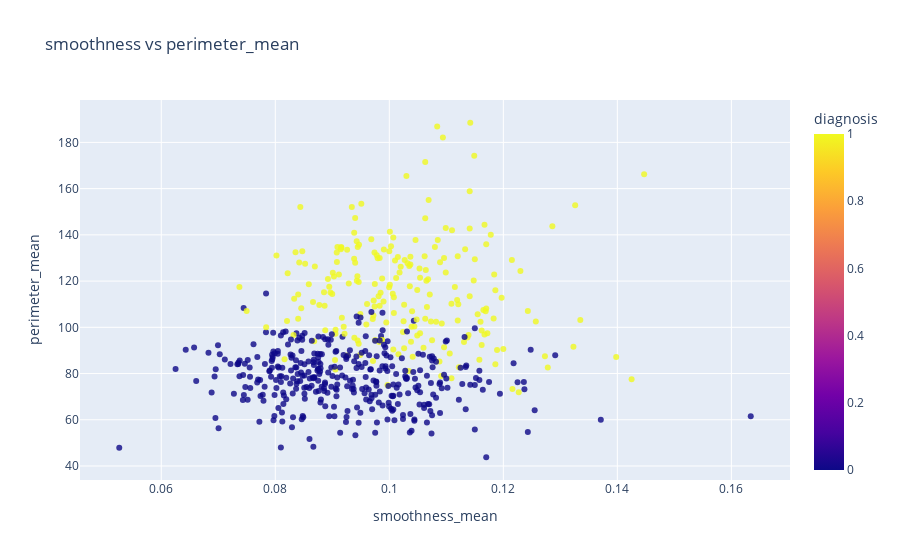

The notebook cell saved with this chart:
### Code cell
px.scatter(df, x="smoothness_mean", y="perimeter_mean", color = "diagnosis", opacity=.8, title = "smoothness vs perimeter_mean")

### Figure 1 — Plotly figure (JSON) as saved in the notebook; plotly's stock layout.template omitted (floating-point values rounded to 4 significant figures; data arrays with more than 128 entries replaced by an {"elided": "..."} marker saying what was removed)
{"data": [{"hovertemplate": "smoothness_mean=%{x}<br>perimeter_mean=%{y}<br>diagnosis=%{marker.color}<extra></extra>", "legendgroup": "", "marker": {"color": {"elided": "569 int values"}, "coloraxis": "coloraxis", "opacity": 0.8, "symbol": "circle"}, "mode": "markers", "name": "", "orientation": "v", "showlegend": false, "type": "scatter", "x": {"elided": "569 float values"}, "xaxis": "x", "y": {"elided": "569 float values"}, "yaxis": "y"}], "layout": {"coloraxis": {"colorbar": {"title": {"text": "diagnosis"}}, "colorscale": [[0, "#0d0887"], [0.1111, "#46039f"], [0.2222, "#7201a8"], [0.3333, "#9c179e"], [0.4444, "#bd3786"], [0.5556, "#d8576b"], [0.6667, "#ed7953"], [0.7778, "#fb9f3a"], [0.8889, "#fdca26"], [1, "#f0f921"]]}, "legend": {"tracegroupgap": 0}, "title": {"text": "smoothness vs perimeter_mean"}, "xaxis": {"anchor": "y", "domain": [0, 1], "title": {"text": "smoothness_mean"}}, "yaxis": {"anchor": "x", "domain": [0, 1], "title": {"text": "perimeter_mean"}}}}
